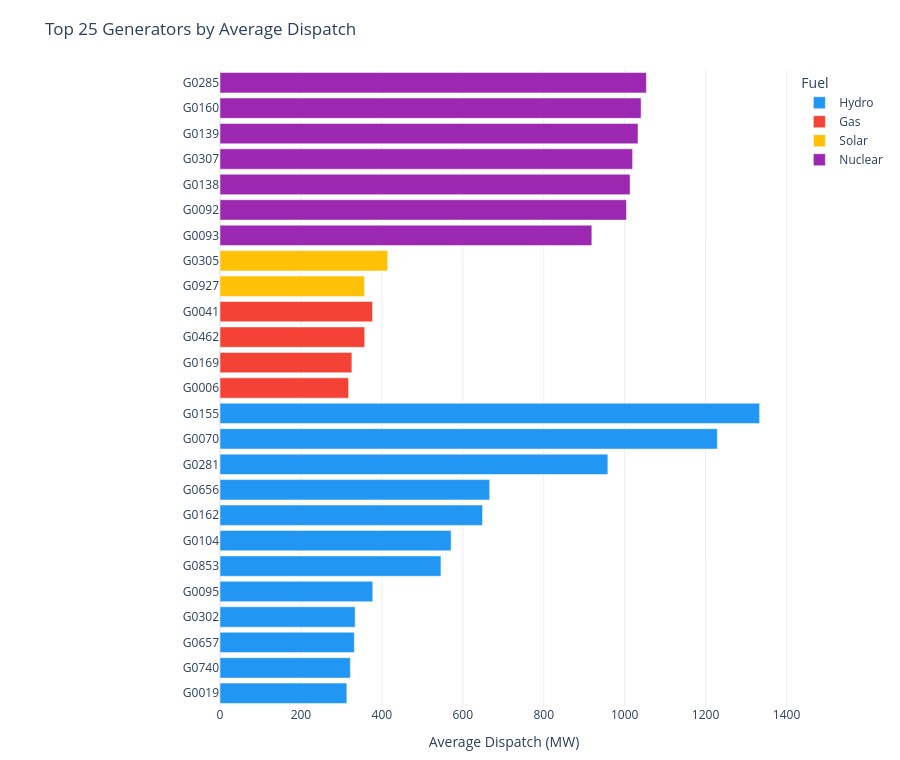

Notebook cell for this chart:
### Markdown cell above
## Top Dispatched Generators

### Code cell
top_n = 25
avg_gen = (gen_df[(gen_df['dispatch_mw'] > 0.5) & (gen_df['fuel'] != 'CrossBorder')]
           .groupby(['unit_name', 'fuel', 'capacity_mw'])
           .agg(dispatch_mw=('dispatch_mw', 'mean'),
                utilization_pct=('utilization_pct', 'mean'))
           .reset_index()
           .sort_values('dispatch_mw', ascending=False)
           .head(top_n))

avg_gen_plot = avg_gen.sort_values('dispatch_mw', ascending=True).copy()
fig = px.bar(
    avg_gen_plot, x='dispatch_mw', y='unit_name', color='fuel', orientation='h',
    color_discrete_map=FUEL_COLORS,
    custom_data=['utilization_pct', 'capacity_mw'],
    title=f'Top {top_n} Generators by Average Dispatch',
)
fig.update_traces(
    hovertemplate=(
        'Generator: %{y}<br>Avg dispatch: %{x:.1f} MW<br>'
        'Avg utilisation: %{customdata[0]:.0f}%<br>Capacity: %{customdata[1]:.1f} MW<extra>%{fullData.name}</extra>'
    )
)
fig.update_layout(
    xaxis_title='Average Dispatch (MW)', yaxis_title='',
    height=760, legend_title_text='Fuel', margin=dict(l=220, r=30, t=70, b=40),
)
save_plotly(fig, 'top_generators.html')
fig.show()

### Figure 1 — Plotly figure (JSON) as saved in the notebook; plotly's stock layout.template omitted (floating-point values rounded to 4 significant figures)
{"data": [{"customdata": [[99.83, 314.0], [98.8, 326.0], [100.0, 332.0], [100.0, 334.0], [99.87, 378.0], [100.0, 546.0], [99.86, 572.0], [98.74, 657.0], [99.92, 667.0], [99.54, 963.0], [100.0, 1229.0], [99.66, 1338.0]], "hovertemplate": "Generator: %{y}<br>Avg dispatch: %{x:.1f} MW<br>Avg utilisation: %{customdata[0]:.0f}%<br>Capacity: %{customdata[1]:.1f} MW<extra>%{fullData.name}</extra>", "legendgroup": "Hydro", "marker": {"color": "#2196F3", "pattern": {"shape": ""}}, "name": "Hydro", "orientation": "h", "showlegend": true, "textposition": "auto", "type": "bar", "x": [313.5, 322.1, 332.0, 334.0, 377.5, 546.0, 571.2, 648.8, 666.4, 958.5, 1229.0, 1334.0], "xaxis": "x", "y": ["G0019", "G0740", "G0657", "G0302", "G0095", "G0853", "G0104", "G0162", "G0656", "G0281", "G0070", "G0155"], "yaxis": "y"}, {"customdata": [[38.64, 823.0], [37.98, 858.0], [45.55, 785.0], [44.04, 856.0]], "hovertemplate": "Generator: %{y}<br>Avg dispatch: %{x:.1f} MW<br>Avg utilisation: %{customdata[0]:.0f}%<br>Capacity: %{customdata[1]:.1f} MW<extra>%{fullData.name}</extra>", "legendgroup": "Gas", "marker": {"color": "#F44336", "pattern": {"shape": ""}}, "name": "Gas", "orientation": "h", "showlegend": true, "textposition": "auto", "type": "bar", "x": [317.8, 325.9, 357.6, 376.9], "xaxis": "x", "y": ["G0006", "G0169", "G0462", "G0041"], "yaxis": "y"}, {"customdata": [[99.89, 1211.0], [100.0, 1401.0]], "hovertemplate": "Generator: %{y}<br>Avg dispatch: %{x:.1f} MW<br>Avg utilisation: %{customdata[0]:.0f}%<br>Capacity: %{customdata[1]:.1f} MW<extra>%{fullData.name}</extra>", "legendgroup": "Solar", "marker": {"color": "#FFC107", "pattern": {"shape": ""}}, "name": "Solar", "orientation": "h", "showlegend": true, "textposition": "auto", "type": "bar", "x": [357.2, 414.5], "xaxis": "x", "y": ["G0927", "G0305"], "yaxis": "y"}, {"customdata": [[100.0, 1049.0], [100.0, 1044.0], [100.0, 1027.0], [100.0, 1066.0], [100.0, 1033.0], [100.0, 1102.0], [100.0, 1087.0]], "hovertemplate": "Generator: %{y}<br>Avg dispatch: %{x:.1f} MW<br>Avg utilisation: %{customdata[0]:.0f}%<br>Capacity: %{customdata[1]:.1f} MW<extra>%{fullData.name}</extra>", "legendgroup": "Nuclear", "marker": {"color": "#9C27B0", "pattern": {"shape": ""}}, "name": "Nuclear", "orientation": "h", "showlegend": true, "textposition": "auto", "type": "bar", "x": [918.9, 1004.0, 1013.0, 1020.0, 1033.0, 1041.0, 1054.0], "xaxis": "x", "y": ["G0093", "G0092", "G0138", "G0307", "G0139", "G0160", "G0285"], "yaxis": "y"}], "layout": {"barmode": "relative", "height": 760, "legend": {"title": {"text": "Fuel"}, "tracegroupgap": 0}, "margin": {"b": 40, "l": 220, "r": 30, "t": 70}, "title": {"text": "Top 25 Generators by Average Dispatch"}, "xaxis": {"anchor": "y", "domain": [0, 1], "title": {"text": "Average Dispatch (MW)"}}, "yaxis": {"anchor": "x", "domain": [0, 1], "title": {"text": ""}}}}
